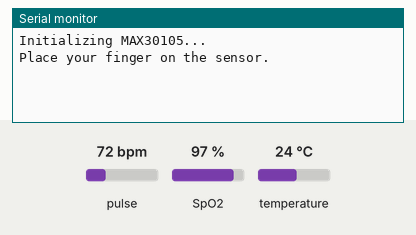
This sketch was run on a simulated ESP32. Shown: the last lines printed to the serial monitor. The inputs (shaded band) are chosen by the test bench; at power-on: pulse 72 bpm, SpO2 97 %, temperature 24 °C. WiFi joins after 1.5 s; servers stay silent unless stated.

Above: at 3.0 s.
3.1 s: pulse set to 42 bpm
At 4.3 s:
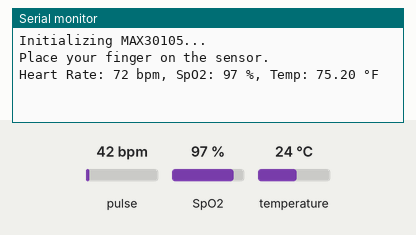
4.6 s: SpO2 set to 80 %
6.1 s: temperature set to 12 °C
At 10.4 s:
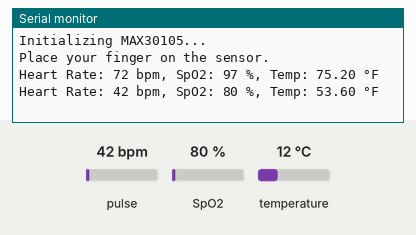

Measured:
- after the input at 6.1 s, the serial monitor: prints a new line after 3.2 s (image 2)

The sketch:

main.ino
```cpp
#define BLYNK_TEMPLATE_ID "BLYNK TEMPLATE ID"
#define BLYNK_TEMPLATE_NAME "IOT stethescope for basic health monitoring"
#define BLYNK_AUTH_TOKEN "BLYNK_AUTH_TOKEN"

#include <Wire.h>
#include "MAX30105.h"
#include "heartRate.h"
#include "spo2_algorithm.h"

#include <WiFi.h>
#include <BlynkSimpleEsp32.h>

char ssid[] = "suri";
char pass[] = "123456789";

MAX30105 particleSensor;

const byte RATE_SIZE = 4;
byte rates[RATE_SIZE];
byte rateSpot = 0;
long lastBeat = 0;
float beatsPerMinute;
int beatAvg;

uint32_t irBuffer[100];
uint32_t redBuffer[100];
int bufferLength = 100;

int32_t spo2;
int8_t validSPO2;
int32_t heartRate;
int8_t validHeartRate;

void setup() {
  Serial.begin(115200);

  Blynk.begin(BLYNK_AUTH_TOKEN, ssid, pass);

  Serial.println("Initializing MAX30105...");
  if (!particleSensor.begin(Wire, I2C_SPEED_FAST)) {
    Serial.println("MAX30105 not found. Check wiring.");
    while (1);
  }

  particleSensor.setup();
  particleSensor.setPulseAmplitudeRed(0x1F);
  particleSensor.setPulseAmplitudeIR(0x1F);

  Serial.println("Place your finger on the sensor.");
}

void loop() {
  Blynk.run();

  for (int i = 0; i < bufferLength; i++) {
    while (!particleSensor.available()) {
      particleSensor.check();
    }
    redBuffer[i] = particleSensor.getRed();
    irBuffer[i] = particleSensor.getIR();
    particleSensor.nextSample();
  }

  // Calculate SpO2 and Heart Rate
  maxim_heart_rate_and_oxygen_saturation(
    irBuffer, bufferLength, redBuffer,
    &spo2, &validSPO2,
    &heartRate, &validHeartRate
  );

  // Read internal temperature in °C and convert to °F
  float tempC = particleSensor.readTemperature();
  float tempF = (tempC * 1.8) + 32.0;

  // Print to Serial
  Serial.print("Heart Rate: ");
  Serial.print(validHeartRate ? String(heartRate) + " bpm" : "Invalid");

  Serial.print(", SpO2: ");
  Serial.print(validSPO2 ? String(spo2) + " %" : "Invalid");

  Serial.print(", Temp: ");
  Serial.print(tempF);
  Serial.println(" °F");

  // Send to Blynk
  if (validHeartRate) {
    Blynk.virtualWrite(V0, heartRate);
    if (heartRate < 50 || heartRate > 120) {
      Blynk.logEvent("heart_rate_alert", "Heart Rate Abnormal: " + String(heartRate) + " bpm");
    }
  }

  if (validSPO2) {
    Blynk.virtualWrite(V1, spo2);
    if (spo2 < 92) {
      Blynk.logEvent("spo2_alert", "SpO₂ Low: " + String(spo2) + "%");
    }
  }

  // Send Fahrenheit to V2 instead of Celsius
  Blynk.virtualWrite(V2, tempF);
  if (tempF > 100.4) {  // 38°C ≈ 100.4°F
    Blynk.logEvent("temp_alert", "Body Temp High: " + String(tempF) + " °F");
  }

  delay(5000);  // Delay between readings
}
```
